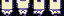

Below is a game level as drawn by its tile map, then a one-line description and the .tmx file that defines it, in full:
An orthogonal 4x1 tile map with 16x16 px tiles, 1 tile layer (up), 3 hidden layers not drawn.

<map version="1.10" tiledversion="1.11.0" orientation="orthogonal" renderorder="right-down" width="4" height="1" tilewidth="16" tileheight="16" infinite="0" nextlayerid="5" nextobjectid="1">
 <tileset firstgid="1" source="player.tsx" />
 <layer id="1" name="up" width="4" height="1">
  <data encoding="csv">
21,22,23,24
</data>
 </layer>
 <layer id="4" name="down" width="4" height="1" visible="0">
  <data encoding="csv">
17,18,19,20
</data>
 </layer>
 <layer id="3" name="left" width="4" height="1" visible="0">
  <data encoding="csv">
25,26,27,28
</data>
 </layer>
 <layer id="2" name="right" width="4" height="1" visible="0">
  <data encoding="csv">
29,30,31,32
</data>
 </layer>
</map>